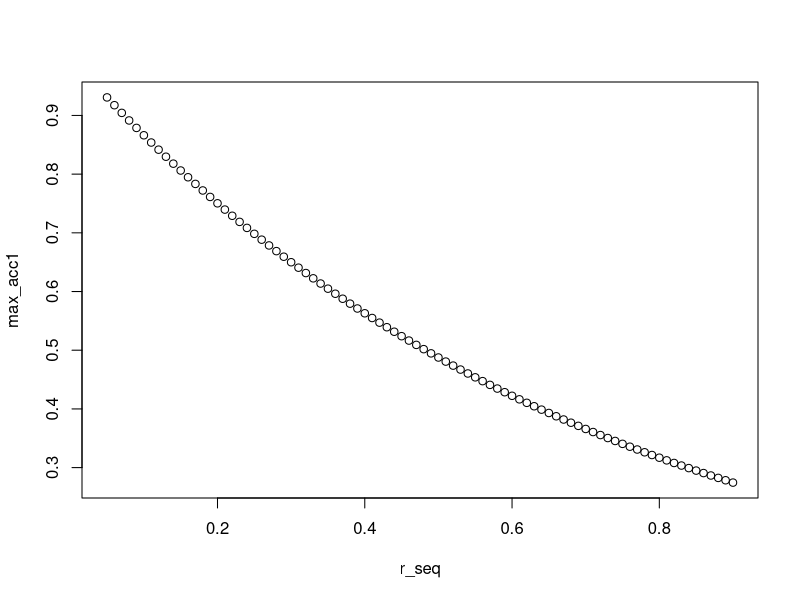
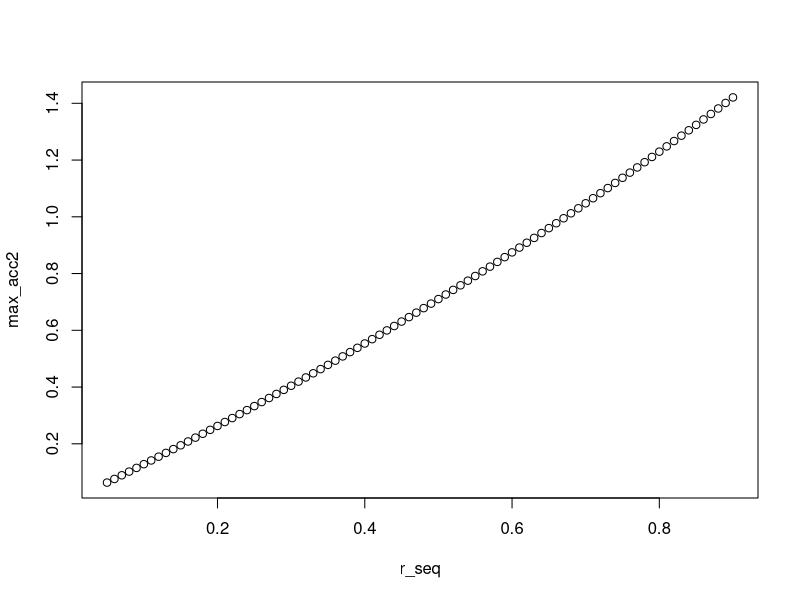
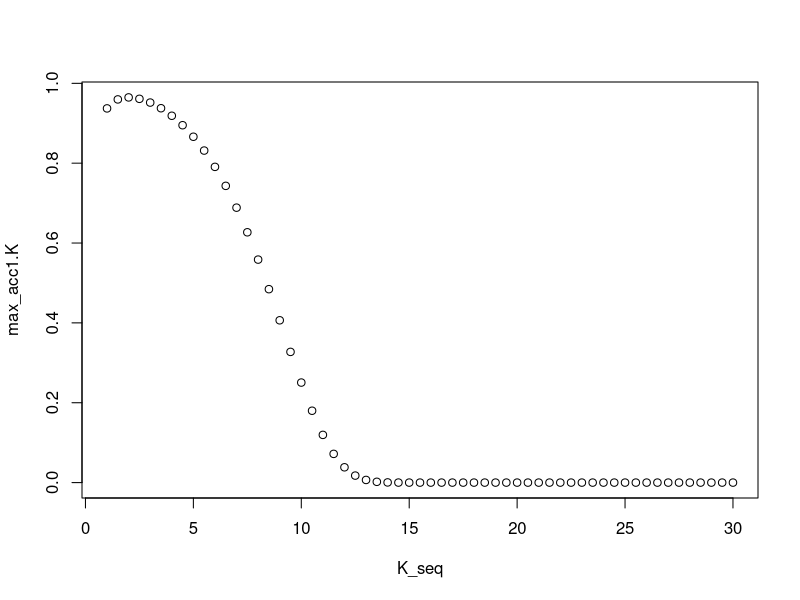
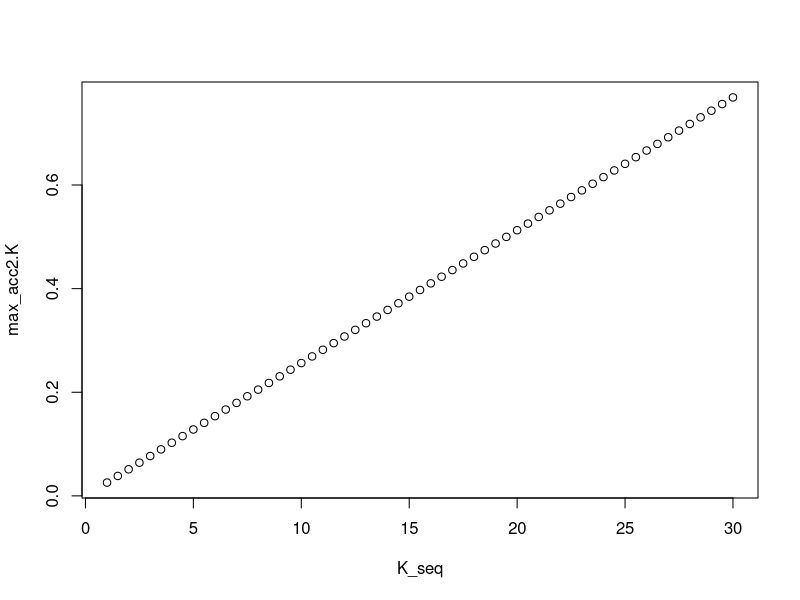
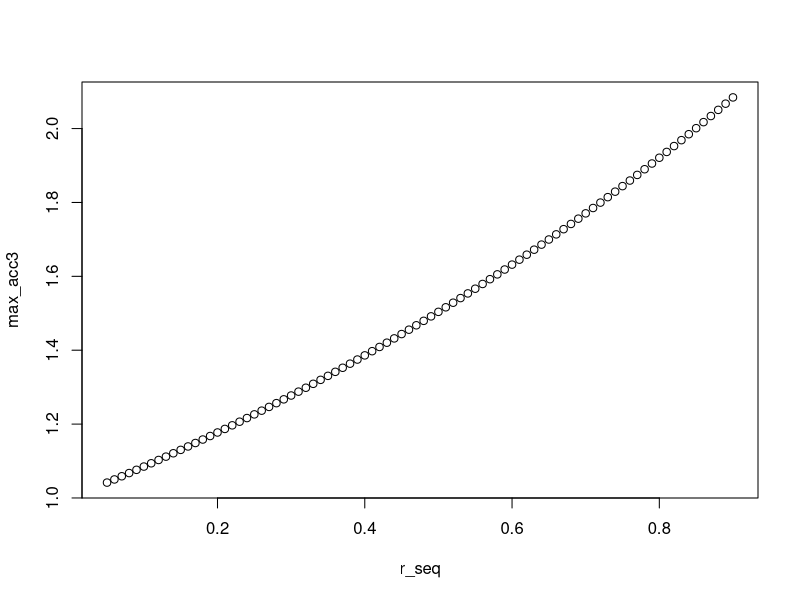
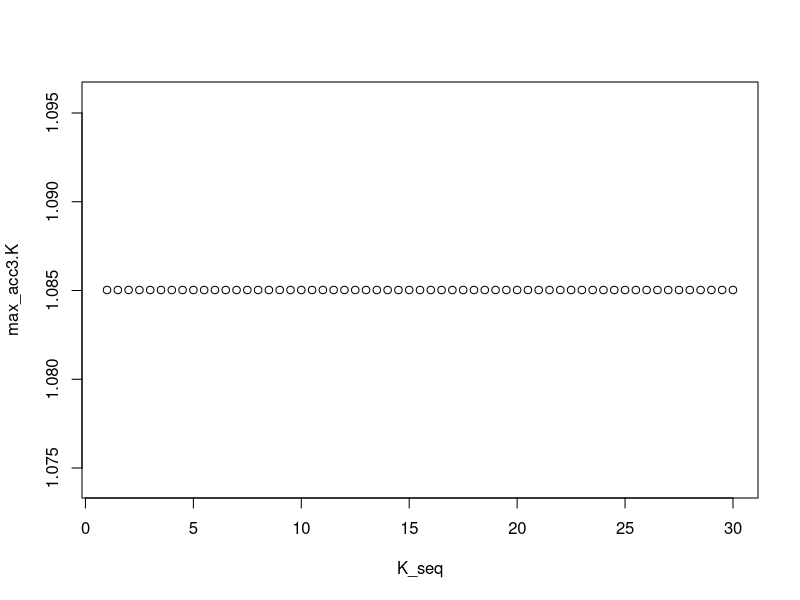

Source code (R) for these figures, in order:
## Maximum algal accrual calculation comparison

## Insert dummy parameter values
r1 <- 0.1
r2 <- 0.4
K1 <- 5 
K2 <- 15

#########
## Direct Comparisons
#########

## r1 and K1 comparison between equations
## K1 is a smaller carrying capacity river
exp(r1 - (r1/K1)*exp(0.5*K1)) # 0.866191
(0.5*K1*exp(0.5*r1)) - 0.5*K1 # 0.1281777

## r1 and K2 comparison between equations & K magnitude
## K2 is a larger carrying capacity river
exp(r1 - (r1/K2)*exp(0.5*K2)) # 6.435918e-06
(0.5*K2*exp(0.5*r1)) - 0.5*K2 # 0.3845332

## r1 and K2 comparison between equations & K magnitude
exp(r2 - (r2/K1)*exp(0.5*K1)) # 0.5629303
(0.5*K1*exp(0.5*r2)) - 0.5*K1 # 0.5535069


#########
## Range of r and K values
#########

## compare across a range of r values
r_seq <- seq(0.05, 0.9, by=0.01)

max_acc1 <- c() # Bob
max_acc2 <- c() # Heili

for(i in 1:length(r_seq)){
  max_acc1[i] = exp(r_seq[i] - (r_seq[i]/K1)*exp(0.5*K1))
  max_acc2[i] = (0.5*K1*exp(0.5*r_seq[i])) - 0.5*K1
}

plot(r_seq, max_acc1)
plot(r_seq, max_acc2) # linear increase


## compare across a range of K values
K_seq <- seq(1, 30, by=0.5)

max_acc1.K <- c()
max_acc2.K <- c()

for(i in 1:length(K_seq)){
  max_acc1.K[i] = exp(r1 - (r1/K_seq[i])*exp(0.5*K_seq[i]))
  max_acc2.K[i] = (0.5*K_seq[i]*exp(0.5*r1)) - 0.5*K_seq[i]
}

plot(K_seq, max_acc1.K)
plot(K_seq, max_acc2.K) # linear increase

# Replacing Bt = K/2 with Bt = ln(K/2).

max_acc3 <- c() # Heili 2.0

for(i in 1:length(r_seq)){
  max_acc3[i] = exp(r_seq[i] - (r_seq[i]/K1)*exp(log(K1/2)-1))
}

plot(r_seq, max_acc3) # linear increase again

max_acc3.K <- c() # Heili 2.0

for(i in 1:length(K_seq)){
  max_acc3.K[i] = exp(r1 - (r1/K_seq[i])*exp(log(K_seq[i]/2)-1))
}

plot(K_seq, max_acc3.K) # flat line?

# End of script.
